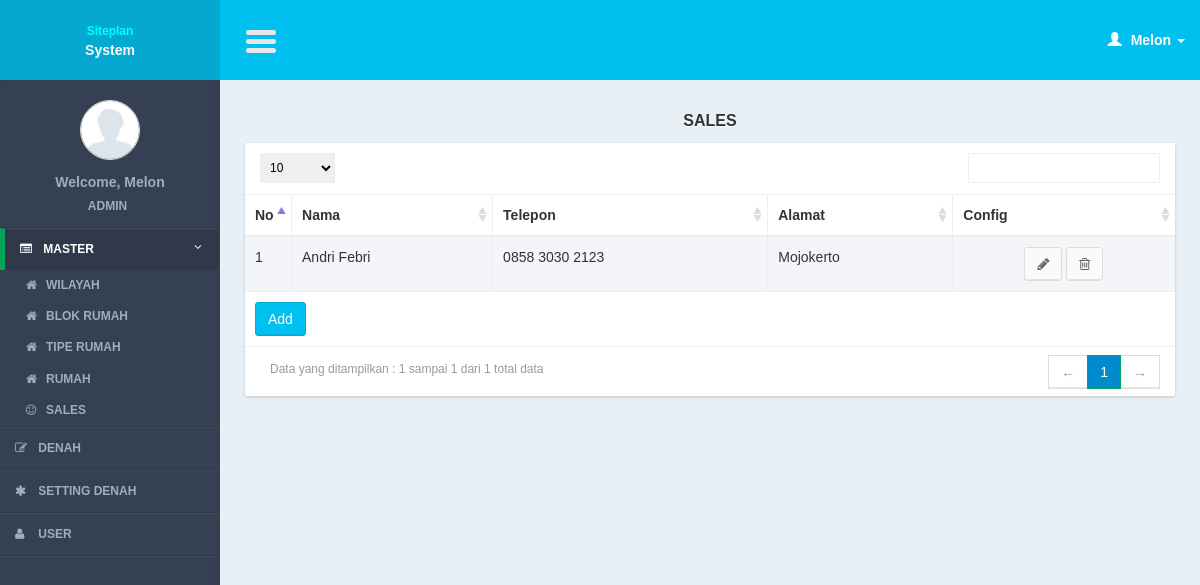
The page /controllers/partner.php?page=list (signed in) on the database its author committed.
### tables this page shows
CREATE TABLE IF NOT EXISTS `sellers` (
`seller_id` int(11) NOT NULL,
  `seller_name` varchar(100) NOT NULL,
  `seller_phone` varchar(100) NOT NULL,
  `seller_address` text NOT NULL
);

### models/partner_model.php (called while the page is built, shortened)
<?php
function select(){
	$query = mysql_query("select a.*
							from sellers a
							order by seller_id");
	return $query;
}
?>

### views/partner/list.php (the view, shortened to what this page needs)
     <section class="content">
         <div class="row">
             <div class="col-xs-12">
                  <div class="title_page"> <?= $title ?></div>
                 <div class="box">
                     <div class="box-body2 table-responsive">
                         <table id="example1" class="table table-bordered table-striped">
                             <thead>
                                 <tr>
                                 <th width="5%">No</th>
                                     <th>Nama</th>
                                     <th>Telepon</th>
                                     <th>Alamat</th>
                                        <th>Config</th>
                                 </tr>
                             </thead>
                             <tbody>
                                 <?php
                                $no = 1;
  while($row = mysql_fetch_array($query)){
                                 ?>
                                 <tr>
                                 <td><?= $no?></td>
                                    <td><?= $row['seller_name']?></td>
                                     <td><?= $row['seller_phone']?></td>
                                      <td><?= $row['seller_address']?></td>
                                    <td style="text-align:center;">
                                         <a href="partner.php?page=form&id=<?= $row['seller_id']?>" class="btn btn-default" ><i class="fa fa-pencil"></i></a>
                                         <a href="javascript:void(0)" onclick="confirm_delete(<?= $row['seller_id']; ?>,'partner.php?page=delete&id=')" class="btn btn-default" ><i class="fa fa-trash-o"></i></a>
                                     </td>
                                 </tr>
                                 <?php
$no++;
                                 }
                                 ?>
                             </tbody>
                               <tfoot>
                                 <tr>
                                     <td colspan="5"><a href="<?= $add_button ?>" class="btn btn-info " >Add</a></td>
                                 </tr>
                             </tfoot>
                         </table>
                     </div>
                 </div>
             </div>
         </div>
     </section>

### css/AdminLTE.css (style rules this page uses)
html { font-family: 'Source Sans Pro', sans-serif; -webkit-font-smoothing: antialiased; min-height: 100%; background: #E9F0F5; }
body { font-family: 'Source Sans Pro', sans-serif; -webkit-font-smoothing: antialiased; min-height: 100%; background: #E9F0F5; }
a { color: #3c8dbc; }
.content { padding: 30px 10px; }
.table-striped > tbody > tr:nth-child(odd), .table-striped > tbody > tr:nth-child(odd) { background:#F3F5F9; }
.box { position: relative; margin-bottom: 20px; -webkit-border-radius: 3px; -moz-border-radius: 3px; border-radius: 3px !important; width: 100%; background:#fff; box-shadow: 0 1px 3px rgba(0, 0, 0, 0.1); }
.box .box-body2 { background:#fff; -webkit-border-top-left-radius: 0; -webkit-border-top-right-radius: 0; -webkit-border-bottom-right-radius: 3px; -webkit-border-bottom-left-radius: 3px; -moz-border-radius-topleft: 0; -moz-border-radius-topright: 0; -moz-border-radius-bottomright: 3px; -moz-border-radius-bottomleft: 3px; border-top-left-radius: 0; border-top-right-radius: 0; border-bottom-right-radius: 3px; border-bottom-left-radius: 3px; box-shadow: 0 1px 3px rgba(0, 0, 0, 0.1); }
.btn { font-weight: 500; -webkit-border-radius: 3px; -moz-border-radius: 3px; border-radius: 3px; border: 1px solid transparent; -webkit-box-shadow: inset 0px -2px 0px 0px rgba(0, 0, 0, 0.09); -moz-box-shadow: inset 0px -2px 0px 0px rgba(0, 0, 0, 0.09); box-shadow: inset 0px -1px 0px 0px rgba(0, 0, 0, 0.09); }
.btn.btn-default { background-color: #fafafa; color: #666; border-color: #ddd; border-bottom-color: #ddd; }
.btn.btn-info { background-color: #00c0ef; border-color: #00acd6; }
.title_page { font-size:medium; text-align:center; font-weight:bold; margin-bottom:10px; text-shadow: 0 1px 1px #ffffff; text-transform:uppercase; }

### css/tooltip/tooltip-classic.css (style rules this page uses)
html, body { margin:0; height:100%; font-family: arial; }

### rows shown on the page
sellers: seller_name "Andri Febri", seller_phone "0858 3030 2123", seller_address "Mojokerto"

### other values the page prints
$user_data[0] "Melon"
$user_data[1] "ADMIN"
$title "SALES"
